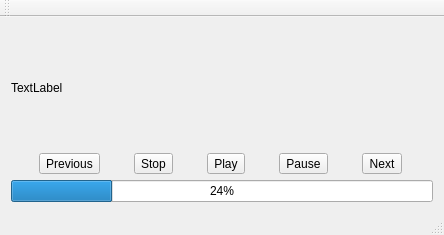
<?xml version="1.0" encoding="UTF-8"?>
<ui version="4.0">
 <class>MainWindow</class>
 <widget class="QMainWindow" name="MainWindow">
  <property name="geometry">
   <rect>
    <x>0</x>
    <y>0</y>
    <width>444</width>
    <height>235</height>
   </rect>
  </property>
  <property name="windowTitle">
   <string>MainWindow</string>
  </property>
  <widget class="QWidget" name="centralWidget">
   <layout class="QVBoxLayout" name="verticalLayout">
    <item>
     <widget class="QLabel" name="label">
      <property name="text">
       <string>TextLabel</string>
      </property>
     </widget>
    </item>
    <item>
     <layout class="QHBoxLayout" name="horizontalLayout">
      <item>
       <widget class="QToolButton" name="toolButton_2">
        <property name="text">
         <string>Previous</string>
        </property>
       </widget>
      </item>
      <item>
       <widget class="QToolButton" name="toolButton_4">
        <property name="text">
         <string>Stop</string>
        </property>
       </widget>
      </item>
      <item>
       <widget class="QToolButton" name="toolButton">
        <property name="text">
         <string>Play</string>
        </property>
       </widget>
      </item>
      <item>
       <widget class="QToolButton" name="toolButton_3">
        <property name="text">
         <string>Pause</string>
        </property>
       </widget>
      </item>
      <item>
       <widget class="QToolButton" name="toolButton_5">
        <property name="text">
         <string>Next</string>
        </property>
       </widget>
      </item>
     </layout>
    </item>
    <item>
     <widget class="QProgressBar" name="progressBar">
      <property name="value">
       <number>24</number>
      </property>
     </widget>
    </item>
   </layout>
  </widget>
  <widget class="QMenuBar" name="menuBar">
   <property name="geometry">
    <rect>
     <x>0</x>
     <y>0</y>
     <width>444</width>
     <height>21</height>
    </rect>
   </property>
  </widget>
  <widget class="QToolBar" name="mainToolBar">
   <attribute name="toolBarArea">
    <enum>TopToolBarArea</enum>
   </attribute>
   <attribute name="toolBarBreak">
    <bool>false</bool>
   </attribute>
  </widget>
  <widget class="QStatusBar" name="statusBar"/>
 </widget>
 <layoutdefault spacing="6" margin="11"/>
 <resources/>
 <connections/>
</ui>
